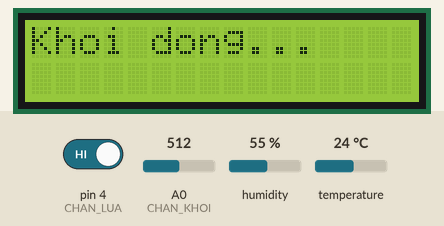
Simulated run of this sketch. Board: Arduino Uno, built with avr-gcc and run on an emulated ATmega328P. On the bench: 16×2 character LCD. The test bench sets the inputs (shaded band); at power-on: pin 4 (CHAN_LUA) HIGH, humidity 55 %, A0 (CHAN_KHOI) = 512, temperature 24 °C. No radio packets arrive unless stated.

Above: at 0.1 s.
2.3 s: pin 4 (CHAN_LUA) driven LOW
At 3.4 s:
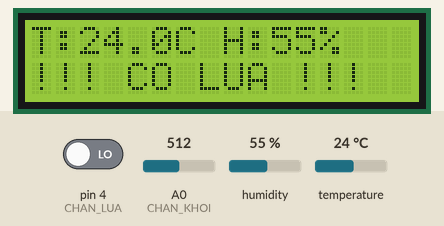
3.8 s: pin 4 (CHAN_LUA) driven HIGH
At 6.1 s:
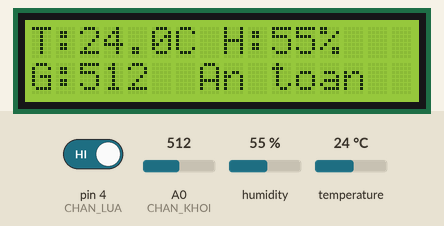
6.9 s: humidity set to 22 %
At 9.7 s:
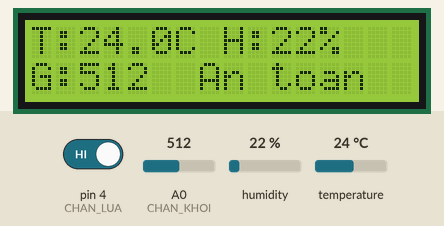
10.0 s: A0 (CHAN_KHOI) set to 716
At 12.6 s:
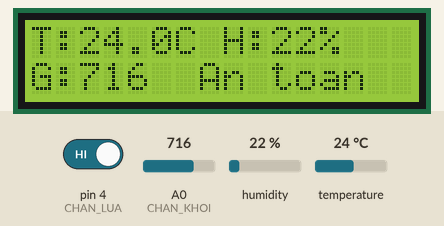
13.1 s: temperature set to 12 °C
At 15.1 s:
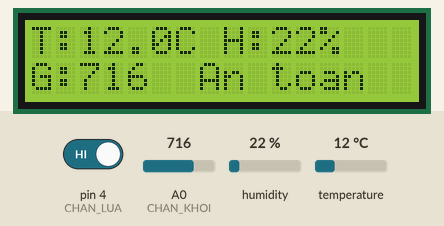
16.2 s: A0 (CHAN_KHOI) set to 900
At 19.0 s:
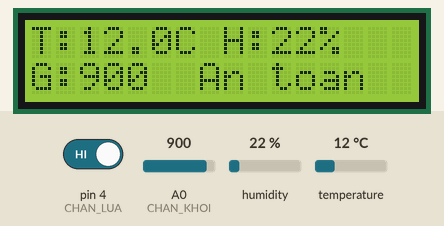
Timing chart, 0 to 20.3 s (numbered marks = the images above; inputs shaded):
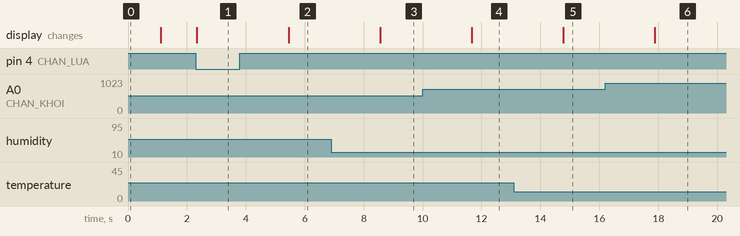

The sketch:

NODE1.ino
```cpp
#include <SPI.h>
#include <LoRa.h>
#include <DHT.h>
#include <ArduinoJson.h>
#include <Wire.h>
#include <LiquidCrystal_I2C.h>

#define DHTPIN 2
#define DHTTYPE DHT22
#define CHAN_KHOI A0
#define CHAN_LUA 4

#define ss 10
#define rst 9
#define dio0 5

DHT dht(DHTPIN, DHTTYPE);
LiquidCrystal_I2C lcd(0x27, 16, 2);

unsigned long thoiGianTruoc = 0;
const long chuKyGui = 3000;
int trangThaiLuaCu = 0;

void setup() {
  Serial.begin(115200);
  pinMode(CHAN_LUA, INPUT);
  dht.begin();

  lcd.init();
  lcd.backlight();
  lcd.setCursor(0, 0); lcd.print("Khoi dong...");

  LoRa.setPins(ss, rst, dio0);
  if (!LoRa.begin(433E6)) {
    lcd.clear(); lcd.print("Loi LoRa!");
    while (1);
  }
  delay(1000); lcd.clear();
}

void guiVaHienThi(float t, float h, int g, int f) {
  lcd.setCursor(0, 0);
  lcd.print("T:"); lcd.print(t, 1);
  lcd.print("C H:"); lcd.print(h, 0); lcd.print("%  ");

  lcd.setCursor(0, 1);
  if (f == 1) {
    lcd.print("!!! CO LUA !!!  ");
  } else {
    lcd.print("G:"); lcd.print(g); lcd.print("  An toan   ");
  }

  // --- BÍ MẬT NẰM Ở ĐÂY ---
  StaticJsonDocument<200> doc;

  // Gắn BẢNG TÊN cho Node. Trang Web sẽ lấy tên này để tạo thẻ.
  doc["id"] = "A";

  if (!isnan(t) && !isnan(h)) {
    doc["T"] = t;
    doc["H"] = h;
  }
  doc["G"] = g;
  doc["F"] = f;

  LoRa.beginPacket();
  serializeJson(doc, LoRa);
  LoRa.endPacket();
}

void loop() {
  int docLua = digitalRead(CHAN_LUA);
  int luaHienTai = (docLua == LOW) ? 1 : 0;

  float t = dht.readTemperature();
  float h = dht.readHumidity();
  int g = analogRead(CHAN_KHOI);

  if (luaHienTai == 1 && trangThaiLuaCu == 0) {
    guiVaHienThi(t, h, g, luaHienTai);
    trangThaiLuaCu = 1;
    thoiGianTruoc = millis();
  }
  else if (luaHienTai == 0 && trangThaiLuaCu == 1) {
    trangThaiLuaCu = 0;
  }

  if (millis() - thoiGianTruoc >= chuKyGui) {
    guiVaHienThi(t, h, g, luaHienTai);
    thoiGianTruoc = millis();
  }
  delay(100);
}
```

Measured:
- after the input at 2.3 s, the display: changes at once (image 1)
- after the input at 3.8 s, the display: changes after 1.7 s (image 2)
- after the input at 6.9 s, the display: changes after 1.7 s (image 3)
- after the input at 10.0 s, the display: changes after 1.7 s (image 4)
- after the input at 13.1 s, the display: changes after 1.7 s (image 5)
- after the input at 16.2 s, the display: changes after 1.7 s (image 6)
